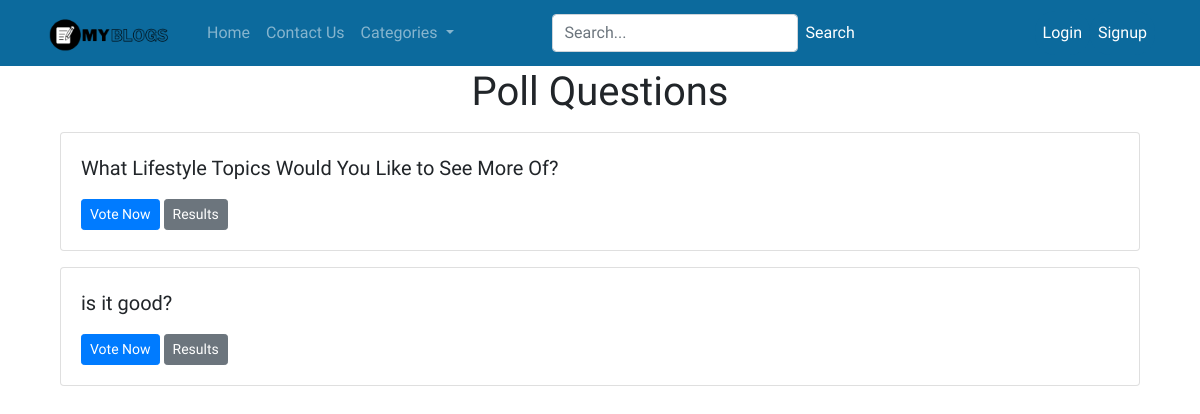
The page /polls/ on the database as committed earlier.
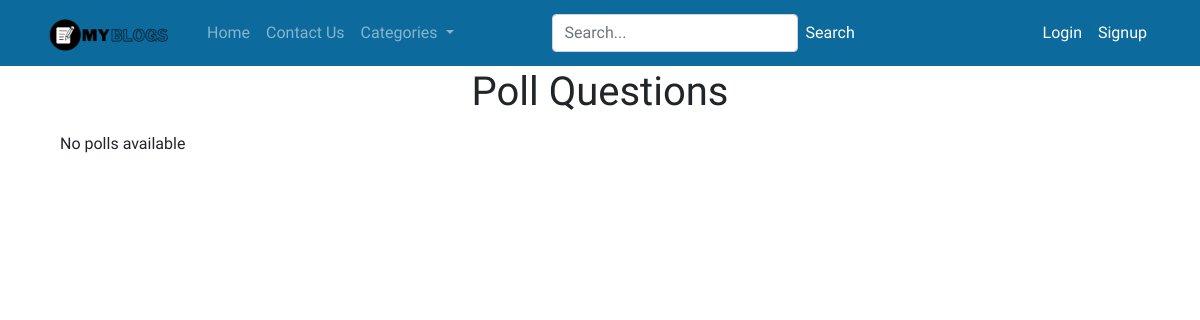
The same page on the database as committed later.
### base/models.py (models this page shows, shortened)
class Question(models.Model):
    question_text = models.CharField(max_length=200)
    pub_date = models.DateTimeField('date published')

### base/views.py (the view)
# urls.py: path('polls/', views.polls, name='indexx'),
def polls(request):
    latest_question_list = Question.objects.order_by('-pub_date')[:5]
    context = {'latest_question_list': latest_question_list}
    return render(request, 'polls/indexx.html', context)

### base/helper.py (called while the page is built)
def categories(request):
    categories = Category.objects.annotate(post_count=Count('posts'))
    return {'categories': categories}

### base/templates/polls/indexx.html
{% extends 'base.html' %}
{% block content %}
<div class="container mt-4">
  <h1 class="text-center mb-3">Poll Questions</h1>
  {% if latest_question_list %}
    {% for question in latest_question_list %}
      <div class="card mb-3">
        <div class="card-body">
          <p class="lead">{{ question.question_text }}</p>
          <a href="{% url 'detail' question.id %}" class="btn btn-primary btn-sm">Vote Now</a>
          <a href="{% url 'results' question.id %}" class="btn btn-secondary btn-sm">Results</a>
        </div>
      </div>
    {% endfor %}
  {% else %}
    <p>No polls available</p>
  {% endif %}
</div>
{% endblock %}

Rows that differ between the two databases and show on the page:
removed Question: question_text "What Lifestyle Topics Would You Like to See More Of?"
removed Question: question_text "is it good?"
Other text that changed with them:
text now shown: "No polls available"
